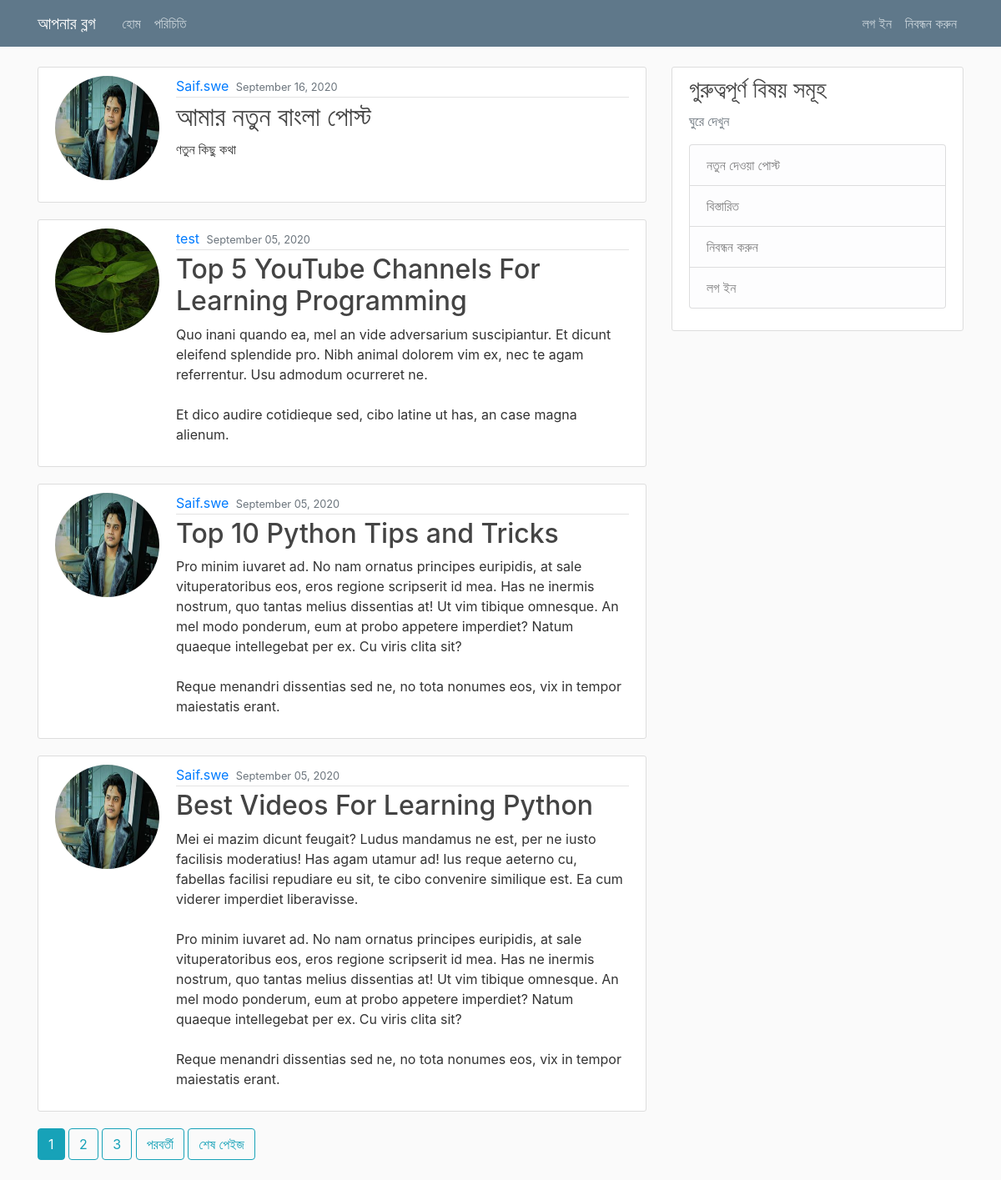
The page / on the database its author committed.
### blog/models.py (models this page shows, shortened)
class post(models.Model):
    title = models.CharField(max_length=100)
    content = models.TextField()
    date_posted = models.DateTimeField(default = timezone.now)
    author = models.ForeignKey(User, on_delete = models.CASCADE)

### users/models.py (models this page shows, shortened)
class Profile(models.Model):
    user = models.OneToOneField(User, on_delete=models.CASCADE)
    image = models.ImageField(default='default.jpg', upload_to = 'profile_pics')

### blog/views.py (the view)
# urls.py: path('', PostListView.as_view(), name = 'home'),
class PostListView(ListView):
    model = post
    template_name = 'blog/home.html'
    context_object_name = 'posts'
    ordering = ['-date_posted']
    paginate_by = 4

### blog/templates/blog/home.html (shortened to what this page needs)
{% extends "blog/base.html" %}
{% block content %}
  {%  for post in posts   %}
    <article class="media content-section">
      <img class="rounded-circle account-img" src="{{ post.author.profile.image.url }}" alt="">
    <div class="media-body">
      <div class="article-metadata">
        <a class="mr-1" href="{% url 'user-posts' post.author.username %}">{{ post.author }}</a>
        <small class="text-muted">{{ post.date_posted|date:"F d, Y" }}</small>
      </div>
        <h2><a class="article-title" href="{% url 'post-detail' post.id %}">{{ post.title }}</a></h2>
        <p class="article-content">{{ post.content }}</p>
      </div>
    </article>
  {% endfor %}
  {% if is_paginated %}
    {% for num in page_obj.paginator.page_range %}
      {% if page_obj.number == num %}
        <a  class="btn btn-info mb-4" href="?page={{ num }}">{{ num }}</a>
      {% elif num > page_obj.number|add:'-3' and num < page_obj.number|add:'3'  %}
        <a  class="btn btn-outline-info mb-4" href="?page={{ num }}">{{ num }}</a>
      {% endif %}
    {% endfor %}
    {% if page_obj.has_next %}
      <a  class="btn btn-outline-info mb-4" href="?page={{ page_obj.next_page_number }}">পরবর্তী</a>
      <a  class="btn btn-outline-info mb-4" href="?page={{ page_obj.paginator.num_pages }}">শেষ পেইজ</a>
    {% endif %}
  {% endif %}
  {% endblock content %}

### blog/templates/blog/base.html (shortened to what this page needs)
{% load static %}
<!DOCTYPE html>
<html lang="en" dir="ltr">
  <head>
    <link rel="stylesheet" href="https://maxcdn.bootstrapcdn.com/bootstrap/4.0.0/css/bootstrap.min.css">
    <link rel="stylesheet" href="{% static 'blog/main.css' %}">
  </head>
  <body>
    <header class="site-header">
  <nav class="navbar navbar-expand-md navbar-dark bg-steel fixed-top">
    <div class="container">
      <a class="navbar-brand mr-4" href="/">আপনার ব্লগ</a>
      <div class="collapse navbar-collapse" id="navbarToggle">
        <div class="navbar-nav mr-auto">
          <a class="nav-item nav-link" href="/">হোম</a>
          <a class="nav-item nav-link" href="/about">পরিচিতি</a>
        </div>
        <div class="navbar-nav">
          {% if user.is_authenticated %}
            <a class="nav-item nav-link" href="{% url 'post-create' %}">নতুন পোস্ট</a>
            <a class="nav-item nav-link" href="{% url 'profile' %}">প্রোফাইল</a>
            <a class="nav-item nav-link" href="{% url 'logout' %}">লগ আউট</a>
          {% else %}
          <a class="nav-item nav-link" href="{% url 'login' %}">লগ ইন</a>
          <a class="nav-item nav-link" href="{% url 'register' %}">নিবন্ধন করুন</a>
          {% endif %}
        </div>
      </div>
    </div>
  </nav>
</header>
<main role="main" class="container">
<div class="row">
<div class="col-md-8">
  {% block content %}{% endblock %}
</div>
<div class="col-md-4">
  <div class="content-section">
    <h3>গুরুত্বপূর্ণ বিষয় সমূহ</h3>
    <p class='text-muted'>ঘুরে দেখুন
      <ul class="list-group">
        <li class="list-group-item list-group-item-light">নতুন দেওয়া পোস্ট</li>
        <li class="list-group-item list-group-item-light">বিস্তারিত</li>
        <li class="list-group-item list-group-item-light">নিবন্ধন করুন</li>
        <li class="list-group-item list-group-item-light">লগ ইন</li>
      </ul>
    </p>
  </div>
</div>
</div>
</main>
  </body>
</html>

### blog/static/blog/main.css (style rules this page uses)
body { background: #fafafa; color: #333333; margin-top: 5rem; }
h1, h2, h3, h4, h5, h6 { color: #444444; }
ul { margin: 0; }
.bg-steel { background-color: #5f788a; }
.site-header .navbar-nav .nav-link { color: #cbd5db; }
.content-section { background: #ffffff; padding: 10px 20px; border: 1px solid #dddddd; border-radius: 3px; margin-bottom: 20px; }
.article-title { color: #444444; }
.article-content { white-space: pre-line; }
.article-metadata { padding-bottom: 1px; margin-bottom: 4px; border-bottom: 1px solid #e3e3e3 }
.account-img { height: 125px; width: 125px; margin-right: 20px; margin-bottom: 16px; }

### rows shown on the page
post: author.profile.image (picture), author "Saif.swe", date_posted "September 16, 2020", title "আমার নতুন বাংলা পোস্ট", content "ণতুন কিছু কথা"
post: author.profile.image (placeholder picture), author "test", date_posted "September 05, 2020", title "Top 5 YouTube Channels For Learning Programming", content "Quo inani quando ea, mel an vide adversarium suscipiantur. Et dicunt eleifend splendide pro. Nibh animal dolorem vim ex, nec te agam referrentur. Usu admodum ocurreret ne. Et dico audire cotidieque sed, cibo latine ut has, an case magna alienum."
post: author.profile.image (picture), author "Saif.swe", date_posted "September 05, 2020", title "Top 10 Python Tips and Tricks", content "Pro minim iuvaret ad. No nam ornatus principes euripidis, at sale vituperatoribus eos, eros regione scripserit id mea. Has ne inermis nostrum, quo tantas melius dissentias at! Ut vim tibique omnesque. An mel modo ponderum, eum at probo appetere imperdiet? Natum quaeque intellegebat per ex. Cu viris clita sit? Reque menandri dissentias sed ne, no tota nonumes eos, vix in tempor maiestatis erant."
post: author.profile.image (picture), author "Saif.swe", date_posted "September 05, 2020", title "Best Videos For Learning Python", content "Mei ei mazim dicunt feugait? Ludus mandamus ne est, per ne iusto facilisis moderatius! Has agam utamur ad! Ius reque aeterno cu, fabellas facilisi repudiare eu sit, te cibo convenire similique est. Ea cum viderer imperdiet liberavisse. Pro minim iuvaret ad. No nam ornatus principes euripidis, at sale vituperatoribus eos, eros regione scripserit id mea. Has ne inermis nostrum, quo tantas melius dissentias at! Ut vim tibique omnesque. An mel modo ponderum, eum at probo appetere imperdiet? Natum quaeque intellegebat per ex. Cu viris clita sit? Reque menandri dissentias sed ne, no tota nonumes eos, vix in tempor maiestatis erant."

### other values the page prints
{{ num }} "1"
{{ num }} "2" "3"
